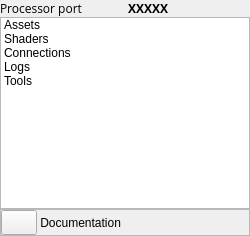
       <widget class="QFrame" name="navigationPane">
        <property name="sizePolicy">
         <sizepolicy hsizetype="Preferred" vsizetype="Preferred">
          <horstretch>0</horstretch>
          <verstretch>0</verstretch>
         </sizepolicy>
        </property>
        <property name="minimumSize">
         <size>
          <width>250</width>
          <height>0</height>
         </size>
        </property>
        <property name="maximumSize">
         <size>
          <width>250</width>
          <height>16777215</height>
         </size>
        </property>
        <property name="styleSheet">
         <string notr="true"/>
        </property>
        <layout class="QVBoxLayout" name="verticalLayout_2">
         <property name="spacing">
          <number>0</number>
         </property>
         <property name="leftMargin">
          <number>0</number>
         </property>
         <property name="topMargin">
          <number>0</number>
         </property>
         <property name="rightMargin">
          <number>0</number>
         </property>
         <property name="bottomMargin">
          <number>0</number>
         </property>
         <item>
          <widget class="QFrame" name="connectionInfo">
           <property name="sizePolicy">
            <sizepolicy hsizetype="Preferred" vsizetype="Preferred">
             <horstretch>0</horstretch>
             <verstretch>0</verstretch>
            </sizepolicy>
           </property>
           <property name="minimumSize">
            <size>
             <width>0</width>
             <height>0</height>
            </size>
           </property>
           <property name="maximumSize">
            <size>
             <width>16777215</width>
             <height>16777215</height>
            </size>
           </property>
           <property name="styleSheet">
            <string notr="true"/>
           </property>
           <layout class="QVBoxLayout" name="verticalLayout">
            <property name="spacing">
             <number>0</number>
            </property>
            <property name="leftMargin">
             <number>0</number>
            </property>
            <property name="topMargin">
             <number>0</number>
            </property>
            <property name="rightMargin">
             <number>0</number>
            </property>
            <property name="bottomMargin">
             <number>0</number>
            </property>
            <item>
             <widget class="QFrame" name="portData">
              <layout class="QHBoxLayout" name="horizontalLayout_2">
               <property name="leftMargin">
                <number>0</number>
               </property>
               <property name="topMargin">
                <number>0</number>
               </property>
               <property name="rightMargin">
                <number>0</number>
               </property>
               <property name="bottomMargin">
                <number>0</number>
               </property>
               <item>
                <widget class="QLabel" name="portLabel">
                 <property name="font">
                  <font>
                   <family>Open Sans</family>
                  </font>
                 </property>
                 <property name="text">
                  <string>Processor port</string>
                 </property>
                </widget>
               </item>
               <item>
                <widget class="QLabel" name="port">
                 <property name="font">
                  <font>
                   <family>Open Sans</family>
                   <weight>75</weight>
                   <bold>true</bold>
                  </font>
                 </property>
                 <property name="layoutDirection">
                  <enum>Qt::LeftToRight</enum>
                 </property>
                 <property name="text">
                  <string>XXXXX</string>
                 </property>
                </widget>
               </item>
              </layout>
             </widget>
            </item>
           </layout>
          </widget>
         </item>
         <item>
          <widget class="QListWidget" name="buttonList">
           <property name="sizePolicy">
            <sizepolicy hsizetype="Expanding" vsizetype="Expanding">
             <horstretch>0</horstretch>
             <verstretch>0</verstretch>
            </sizepolicy>
           </property>
           <property name="maximumSize">
            <size>
             <width>16777215</width>
             <height>16777215</height>
            </size>
           </property>
           <property name="focusPolicy">
            <enum>Qt::NoFocus</enum>
           </property>
           <property name="styleSheet">
            <string notr="true"/>
           </property>
           <property name="verticalScrollBarPolicy">
            <enum>Qt::ScrollBarAlwaysOff</enum>
           </property>
           <property name="horizontalScrollBarPolicy">
            <enum>Qt::ScrollBarAlwaysOff</enum>
           </property>
           <property name="sizeAdjustPolicy">
            <enum>QAbstractScrollArea::AdjustIgnored</enum>
           </property>
           <property name="autoScroll">
            <bool>false</bool>
           </property>
           <property name="autoScrollMargin">
            <number>0</number>
           </property>
           <property name="showDropIndicator" stdset="0">
            <bool>false</bool>
           </property>
           <property name="verticalScrollMode">
            <enum>QAbstractItemView::ScrollPerItem</enum>
           </property>
           <property name="resizeMode">
            <enum>QListView::Adjust</enum>
           </property>
           <item>
            <property name="text">
             <string>Assets</string>
            </property>
            <property name="textAlignment">
             <set>AlignLeading|AlignVCenter</set>
            </property>
           </item>
           <item>
            <property name="text">
             <string>Shaders</string>
            </property>
           </item>
           <item>
            <property name="text">
             <string>Connections</string>
            </property>
            <property name="textAlignment">
             <set>AlignLeading|AlignVCenter</set>
            </property>
           </item>
           <item>
            <property name="text">
             <string>Logs</string>
            </property>
           </item>
           <item>
            <property name="text">
             <string>Tools</string>
            </property>
           </item>
          </widget>
         </item>
         <item>
          <widget class="QFrame" name="supportFrame">
           <property name="frameShape">
            <enum>QFrame::StyledPanel</enum>
           </property>
           <property name="frameShadow">
            <enum>QFrame::Raised</enum>
           </property>
           <layout class="QHBoxLayout" name="horizontalLayout_10">
            <property name="spacing">
             <number>0</number>
            </property>
            <property name="leftMargin">
             <number>0</number>
            </property>
            <property name="topMargin">
             <number>0</number>
            </property>
            <property name="rightMargin">
             <number>0</number>
            </property>
            <property name="bottomMargin">
             <number>0</number>
            </property>
            <item>
             <widget class="QPushButton" name="supportButton">
              <property name="sizePolicy">
               <sizepolicy hsizetype="Fixed" vsizetype="Fixed">
                <horstretch>0</horstretch>
                <verstretch>0</verstretch>
               </sizepolicy>
              </property>
              <property name="font">
               <font>
                <family>Open Sans</family>
               </font>
              </property>
              <property name="text">
               <string/>
              </property>
             </widget>
            </item>
            <item>
             <widget class="QLabel" name="supportLabel">
              <property name="text">
               <string> Documentation</string>
              </property>
             </widget>
            </item>
           </layout>
          </widget>
         </item>
        </layout>
       </widget>
